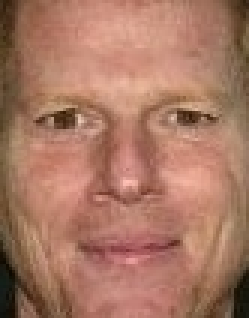
#> input picture Data Set/Male/090550.jpg.jpg, 83 x 106 px, given as the content of the folder /alshehriHa9/Documents/Master/Image processing/Gender/Subset, which was not available (shown 3 times larger)
$ python Classification_GLCM_LBP.py   (older library calls are emulated)
#> lines starting #> are read from the running program, lines starting #| are printed output that depends on the picture; pictures that were not available may be replaced by others from this repository, and a replacement may not be noted
import pandas as pd
import numpy as np
import glob
import os
import cv2
import matplotlib.pyplot as plt
import xgboost as xgb
from skimage import feature, color, img_as_ubyte
from skimage.feature import graycomatrix, graycoprops
from sklearn.svm import SVC
from sklearn.model_selection import train_test_split
from sklearn.metrics import accuracy_score
from sklearn import preprocessing
#from sklearn.preprocessing import StandardScaler
from sklearn import metrics
from sklearn.metrics import roc_curve, auc,f1_score,recall_score,classification_report

# This code have been refernced to
# GLCM Code
# https://github.com/Madhu87/Feature-Extraction-using-GLCM
# SVM Code
#https://rpubs.com/Sharon_1684/454441
def rgb2gray(rgb):
    return np.dot(rgb[...,:3], [0.2989, 0.5870, 0.1140])

def ReadDataSet(path_of_dataSet):
  # Reading the DataSet and store it on  List
   Images_List=[]
   labels_List=[]

   # Reading Data SET
   for directory_path in glob.glob(path_of_dataSet):
       label = directory_path.split("\\")[-1]
       print(label)
       for img_path in glob.glob(os.path.join(directory_path, "*.jpg")): #jpg
           img = cv2.imread(img_path,0)# ,0 for indicate the  gray scale
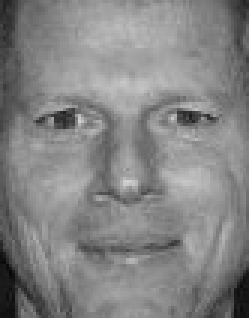
#> img: shape (106, 83) (shown 3 times larger); min 8, max 210, mean 131.9
           Images_List.append(img)
           labels_List.append(label)

   le = preprocessing.LabelEncoder()
   le.fit (labels_List)
   Encoded_labels_List = le.transform(labels_List)
   Images_List = np.array(Images_List , dtype='object')
   Encoded_labels_List = np.array(Encoded_labels_List)
   return Images_List , Encoded_labels_List

def LBP_ExtractFeature(Images_List):
    #
    HistList = []
    for matrix in Images_List:
        numPoints = 24
        radius = 3
        lbp = feature.local_binary_pattern(matrix, numPoints, radius, method="uniform")
        (hist, _) = np.histogram(lbp.ravel(), bins=range(0, numPoints + 3), range=(0, numPoints + 2))
        """
     # Normalize the Histogram
        eps = 1e-7
        hist = hist.astype("float")
        hist /= (hist.sum() + eps)
        """
        HistList.append(hist)

    return HistList

def GLCM_Feauter_Extraction(Images_List):
# GLCM Properties
   CF =[]
   DF =[]
   HF =[]
   EF =[]
   COR = []
   ASM = []

# Calculating the GLCM feature for each image
   for matrix in Images_List:
       image = img_as_ubyte(matrix)# Becomes 8-bit unsigned integer
       GLCM_Image = graycomatrix(image, [1,2,3], [0, np.pi/4, np.pi/2, 3*np.pi/4],normed=False, symmetric=False)


       def contrast_feature(matrix):
          contrast = graycoprops(matrix,'contrast')
          return  contrast

       def dissimilarity_feature(matrix):
          dissimilarity = graycoprops(matrix,'dissimilarity')
          return list(dissimilarity)

       def homogeneity_feature(matrix):
          homogeneity = graycoprops(matrix,'homogeneity')
          return  list(homogeneity)

       def energy_feature(matrix):
          energy = graycoprops(matrix,'energy')
          return list(energy)

       def correlation_feature(matrix):
          correlation = graycoprops(matrix,'correlation')
          return list(correlation)

       def asm_feature(matrix):
          asm = graycoprops(matrix,'ASM')
          return list(asm)

       CF.append(np.mean(contrast_feature(GLCM_Image)))
       DF.append(np.mean(dissimilarity_feature(GLCM_Image)))
       HF.append(np.mean(homogeneity_feature(GLCM_Image)))
       EF.append(np.mean(energy_feature(GLCM_Image)))
       COR.append(np.mean(correlation_feature(GLCM_Image)))
       ASM.append(np.mean(asm_feature(GLCM_Image)))
   return CF,DF,HF,EF,COR,ASM

# [71 lines left out: functions GLCM_Feauter_Extraction_Vector, SVM_Classifier, XgBoost_Classifier, not called in this run]

def plotnew(ax):
    ax.set_xlabel('True Positive Rate')
    ax.set_ylabel('False Positive Rate')

# [8 lines left out: function PrintValue, not called in this run]

#______________________MAIN___________________________
#Read Data SET IMAGES
Image_List,Label_list =ReadDataSet(r"C:/Users/alshehriHa9/Documents/Master/Image processing/Gender/Subset/*")
#> Label_list = [0]

#Extract Histigram Feature from LBP
Histogram_Feature_list = LBP_ExtractFeature(Image_List)
#> the loop in LBP_ExtractFeature, `for matrix in Images_List:` made 1 pass
#> (numPoints, radius) on pass 1: (24, 3)
#> pass 1, in LBP_ExtractFeature, `lbp = feature.local_binary_pattern(matrix, numPoints, radius, method="..`:
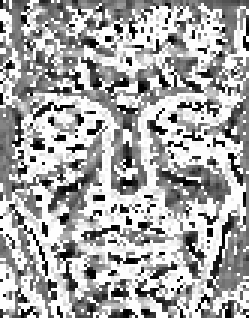
#> lbp: shape (106, 83) float64 (shown 3 times larger); min 0, max 25, mean 16.4; drawn with min black and max white
#> after the loop in LBP_ExtractFeature, `for matrix in Images_List:`: HistList = 1 item
#> Histogram_Feature_list = 1 item
#> the loop in GLCM_Feauter_Extraction, `for matrix in Images_List:` made 1 pass
#> after the loop in GLCM_Feauter_Extraction, `for matrix in Images_List:`: ASM = []
LBP_Matrix = np.array(Histogram_Feature_list,dtype = 'object')

# Extract Texture Featrue using GLCM
#> (the run stopped early here; a loop or call above may not have finished)

$ run again, on Data Set/Male/090590.jpg.jpg
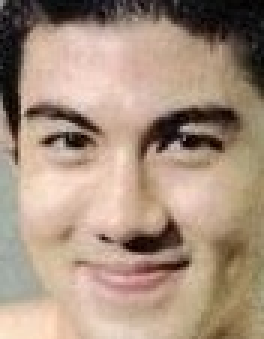
#> input picture Data Set/Male/090590.jpg.jpg, 88 x 113 px, given as the content of the folder /alshehriHa9/Documents/Master/Image processing/Gender/Subset, which was not available (shown 3 times larger)
#> in ReadDataSet, `img = cv2.imread(img_path,0)# ,0 for indicate the  gray scale`:
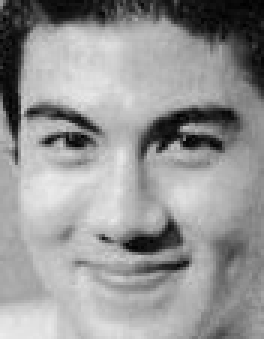
#> img: shape (113, 88) (shown 3 times larger); min 0, max 236, mean 149.7
#> Label_list = [0]
#> the loop in LBP_ExtractFeature, `for matrix in Images_List:` made 1 pass
#> (numPoints, radius) on pass 1: (24, 3)
#> pass 1, in LBP_ExtractFeature, `lbp = feature.local_binary_pattern(matrix, numPoints, radius, method="..`:
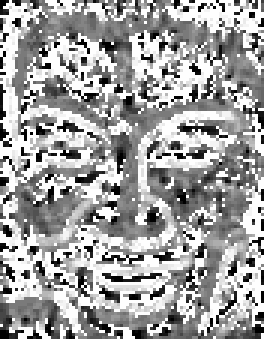
#> lbp: shape (113, 88) float64 (shown 3 times larger); min 0, max 25, mean 15.8; drawn with min black and max white
#> after the loop in LBP_ExtractFeature, `for matrix in Images_List:`: HistList = 1 item
#> the loop in GLCM_Feauter_Extraction, `for matrix in Images_List:` made 1 pass
#> after the loop in GLCM_Feauter_Extraction, `for matrix in Images_List:`: ASM = []

$ run again, on Data Set/Male/090603.jpg.jpg
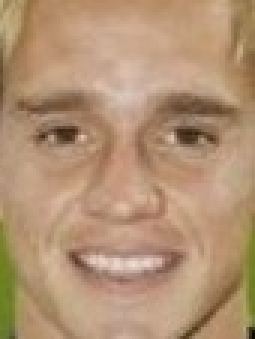
#> input picture Data Set/Male/090603.jpg.jpg, 85 x 113 px, given as the content of the folder /alshehriHa9/Documents/Master/Image processing/Gender/Subset, which was not available (shown 3 times larger)
#> in ReadDataSet, `img = cv2.imread(img_path,0)# ,0 for indicate the  gray scale`:
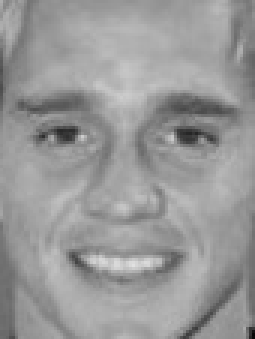
#> img: shape (113, 85) (shown 3 times larger); min 7, max 225, mean 152.6
#> Label_list = [0]
#> the loop in LBP_ExtractFeature, `for matrix in Images_List:` made 1 pass
#> (numPoints, radius) on pass 1: (24, 3)
#> pass 1, in LBP_ExtractFeature, `lbp = feature.local_binary_pattern(matrix, numPoints, radius, method="..`:
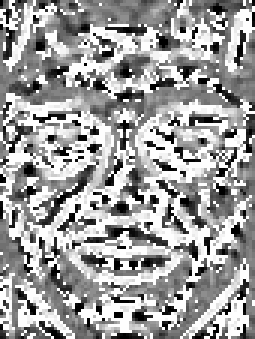
#> lbp: shape (113, 85) float64 (shown 3 times larger); min 0, max 25, mean 15.5; drawn with min black and max white
#> after the loop in LBP_ExtractFeature, `for matrix in Images_List:`: HistList = 1 item
#> the loop in GLCM_Feauter_Extraction, `for matrix in Images_List:` made 1 pass
#> after the loop in GLCM_Feauter_Extraction, `for matrix in Images_List:`: ASM = []

$ run again, on Data Set/Male/090608.jpg.jpg
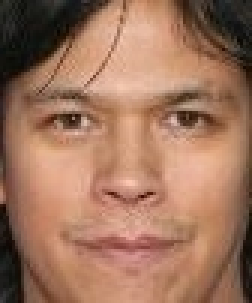
#> input picture Data Set/Male/090608.jpg.jpg, 84 x 101 px, given as the content of the folder /alshehriHa9/Documents/Master/Image processing/Gender/Subset, which was not available (shown 3 times larger)
#> in ReadDataSet, `img = cv2.imread(img_path,0)# ,0 for indicate the  gray scale`:
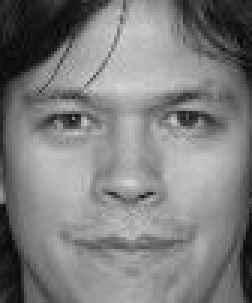
#> img: shape (101, 84) (shown 3 times larger); min 4, max 212, mean 126
#> Label_list = [0]
#> the loop in LBP_ExtractFeature, `for matrix in Images_List:` made 1 pass
#> (numPoints, radius) on pass 1: (24, 3)
#> pass 1, in LBP_ExtractFeature, `lbp = feature.local_binary_pattern(matrix, numPoints, radius, method="..`:
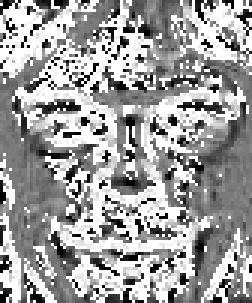
#> lbp: shape (101, 84) float64 (shown 3 times larger); min 0, max 25, mean 15.7; drawn with min black and max white
#> after the loop in LBP_ExtractFeature, `for matrix in Images_List:`: HistList = 1 item
#> the loop in GLCM_Feauter_Extraction, `for matrix in Images_List:` made 1 pass
#> after the loop in GLCM_Feauter_Extraction, `for matrix in Images_List:`: ASM = []
